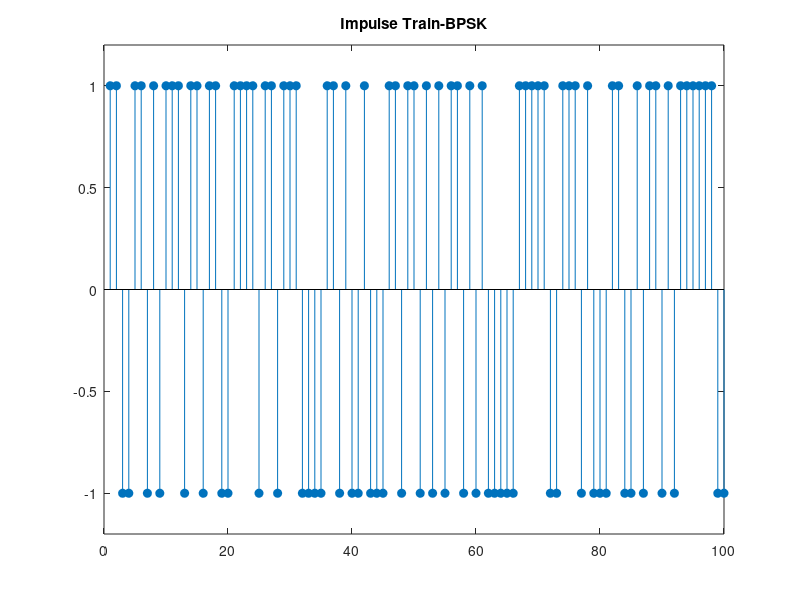

Here is the MATLAB script that generated this plot: (Note: this script raises an error after producing the figure.)
%% TASK 1
clc;
clear;

Fs = 1000;     % Sample rate
Rb = 100;       % Symbol rate
sps = Fs/Rb;    % Samples per symbol

%% Generating impulse train
n = 1000;   %number of transmiting bits
bit_stream=randi([0 1],n,1);
bpsk_sym=zeros(n,1);
for i=1:n
    if bit_stream(i)==0
        bpsk_sym(i)= -1;
    else
        bpsk_sym(i)= 1;
    end
end
figure;
stem(bpsk_sym,'filled');
title('Impulse Train-BPSK');
ylim([-1.2 1.2]);
xlim([0 100]);

t = 0:1/Fs:50/Rb-1/Fs; 
t_f = round(t*Fs+1);
  
%% Tranmit signal with impulse response as sinc function

rolloff = 0;  % Rolloff factor - Sinc Filter
transmitFilter = comm.RaisedCosineTransmitFilter('RolloffFactor', rolloff, ...
    'OutputSamplesPerSymbol', sps);
filteredTx = transmitFilter(bpsk_sym);

figure; 
plot(t, filteredTx(t_f));
title('Transmitted signal with impulse response as sinc function');
xlabel('Time (sec)');
ylabel('Amplitude');
grid on;

eyeObj1 = comm.EyeDiagram(...
    'SampleRate', Fs, ...
    'SamplesPerSymbol', sps, ...
    'DisplayMode', 'Line plot', ...
    'EnableMeasurements',true,...
    'Name' , 'Eye diagram - Sinc function pulse shaping filter' ,...
    'YLimits', [-0.8 0.8]);
%eye diagram for transmitted signal 
eyeObj1(filteredTx);

%% Tranmit signal with impulse response as raised cosine pulse shaping filter
%with 0.5 roll-off factor
rolloff = 0.5;  % Rolloff factor 
transmitFilter = comm.RaisedCosineTransmitFilter('RolloffFactor', rolloff, ...
    'OutputSamplesPerSymbol', sps);
filteredTx = transmitFilter(bpsk_sym);

figure; 
plot(t, filteredTx(t_f));
title('Transmitted signal with impulse response as raised cosine - 0.5 roll-off factor');
xlabel('Time (sec)');
ylabel('Amplitude');
grid on;

eyeObj2 = comm.EyeDiagram(...
    'SampleRate', Fs, ...
    'SamplesPerSymbol', sps, ...
    'DisplayMode', 'Line plot', ...
    'EnableMeasurements',true,...
    'Name' ,'Eye diagram- Raised cosine pulse shaping filter - 0.5 roll-off factor', ...
    'YLimits', [-0.8 0.8]);

%eye diagram for transmitted signal 
eyeObj2(filteredTx);
         
%% Tranmit signal with impulse response as raised cosine pulse shaping filter
%with 1 roll-off factor
rolloff = 1;  % Rolloff factor 
transmitFilter = comm.RaisedCosineTransmitFilter('RolloffFactor', rolloff, ...
    'OutputSamplesPerSymbol', sps);
filteredTx = transmitFilter(bpsk_sym);

figure; 
plot(t, filteredTx(t_f));
title('Transmitted signal with impulse response as raise cosing - 1 roll-off factor');
xlabel('Time (sec)');
ylabel('Amplitude');
grid on;

eyeObj3 = comm.EyeDiagram(...
    'SampleRate', Fs, ...
    'SamplesPerSymbol', sps, ...
    'DisplayMode', 'Line plot', ...
    'EnableMeasurements',true,...
    'Name' , 'Eye diagram- Raised cosine pulse shaping filter - 1 roll-off factor' ,...
    'YLimits', [-0.8 0.8]);

% eye diagram for transmitted signal 
eyeObj3(filteredTx);   